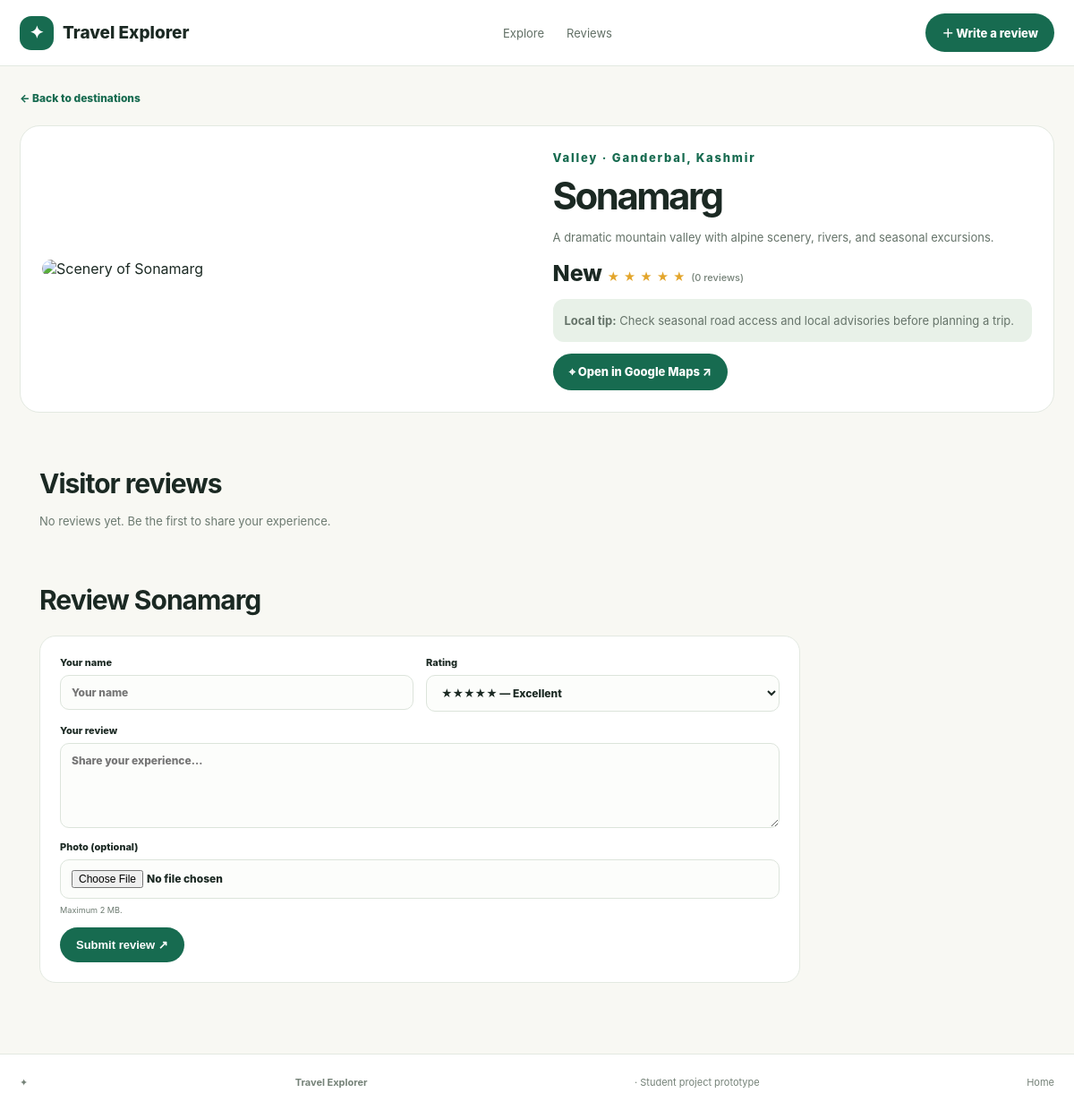
The page /destination/sonamarg on the database as committed earlier.
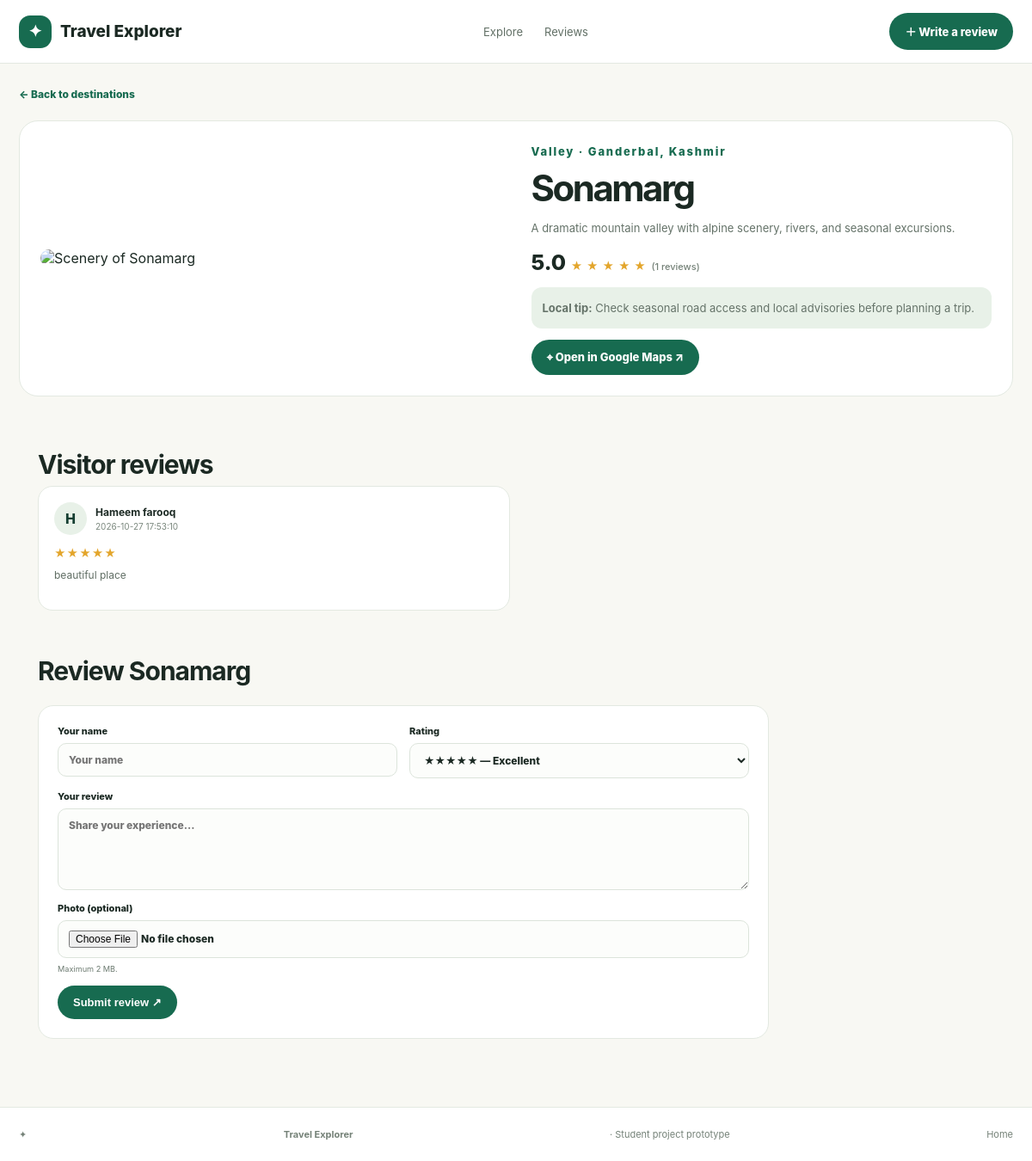
The same page on the database as committed later.
### tables this page shows
CREATE TABLE reviews (
            id INTEGER PRIMARY KEY AUTOINCREMENT,
            destination_id INTEGER NOT NULL,
            name TEXT NOT NULL,
            rating INTEGER NOT NULL CHECK(rating BETWEEN 1 AND 5),
            comment TEXT NOT NULL,
            photo_filename TEXT,
            created_at TEXT NOT NULL DEFAULT CURRENT_TIMESTAMP
        );

### app.py (the view)
@app.route('/destination/<slug>')
def destination_detail(slug):
    destination = next((d for d in DESTINATIONS if d['slug'] == slug), None)
    if not destination:
        return render_template('404.html'), 404
    conn = connect_db()
    reviews = conn.execute('SELECT * FROM reviews WHERE destination_id=? ORDER BY id DESC', (destination['id'],)).fetchall()
    stats = conn.execute('SELECT COUNT(*) AS total, AVG(rating) AS avg_rating FROM reviews WHERE destination_id=?', (destination['id'],)).fetchone()
    conn.close()
    destination = dict(destination)
    destination['review_count'] = stats['total']
    destination['rating'] = round(stats['avg_rating'], 1) if stats['avg_rating'] is not None else 0
    return render_template('destination.html', destination=destination, reviews=reviews)

### app.py (called while the page is built)
def connect_db():
    conn = sqlite3.connect(DB_PATH)
    conn.row_factory = sqlite3.Row
    return conn

### templates/destination.html
<!doctype html><html lang="en"><head><meta charset="utf-8"><meta name="viewport" content="width=device-width, initial-scale=1"><title>{{ destination.name }} — Travel Explorer</title><link rel="stylesheet" href="{{ url_for('static', filename='style.css') }}"></head><body><header class="nav"><a class="brand" href="{{ url_for('home') }}"><span class="logo">✦</span> Travel Explorer</a><nav><a href="{{ url_for('home') }}#destinations">Explore</a><a href="{{ url_for('home') }}#reviews">Reviews</a></nav><a class="button primary" href="{{ url_for('home') }}#write-review">＋ Write a review</a></header><main class="detail-page"><a class="back" href="{{ url_for('home') }}">← Back to destinations</a><div class="detail-hero"><img src="{{ destination.image_url or url_for('static', filename='images/' + destination.image) }}" alt="Scenery of {{ destination.name }}"><div><p class="eyebrow green">{{ destination.category }} · {{ destination.location }}</p><h1>{{ destination.name }}</h1><p>{{ destination.description }}</p><div class="big-rating">{{ '%.1f'|format(destination.rating) if destination.rating else 'New' }} <span class="stars">★ ★ ★ ★ ★</span> <small>({{ destination.review_count }} reviews)</small></div><p class="tip"><strong>Local tip:</strong> {{ destination.tip }}</p><a class="button primary" target="_blank" rel="noopener" href="https://www.google.com/maps/search/?api=1&query={{ destination.lat }},{{ destination.lng }}">⌖ Open in Google Maps ↗</a></div></div>{% with messages = get_flashed_messages(with_categories=true) %}{% if messages %}<div class="flash-wrap">{% for category, message in messages %}<div class="flash {{ category }}">{{ message }}</div>{% endfor %}</div>{% endif %}{% endwith %}<section class="section"><h2>Visitor reviews</h2><div class="detail-reviews">{% for r in reviews %}<article class="review"><div class="person"><span class="avatar">{{ r.name[0]|upper }}</span><div><strong>{{ r.name }}</strong><small>{{ r.created_at }}</small></div></div><div class="stars">{{ '★' * r.rating }}{{ '☆' * (5-r.rating) }}</div><p>{{ r.comment }}</p>{% if r.photo_filename %}<img class="review-photo" src="{{ url_for('static', filename='uploads/' + r.photo_filename) }}" alt="Photo shared in review">{% endif %}</article>{% else %}<p class="muted">No reviews yet. Be the first to share your experience.</p>{% endfor %}</div></section><section class="section write"><h2>Review {{ destination.name }}</h2><form class="review-form" action="{{ url_for('add_review') }}" method="post" enctype="multipart/form-data"><input type="hidden" name="destination_id" value="{{ destination.id }}"><label>Your name<input name="name" maxlength="45" required placeholder="Your name"></label><label>Rating<select name="rating" required><option value="5">★★★★★ — Excellent</option><option value="4">★★★★☆ — Very good</option><option value="3">★★★☆☆ — Good</option><option value="2">★★☆☆☆ — Fair</option><option value="1">★☆☆☆☆ — Poor</option></select></label><label class="full">Your review<textarea name="comment" minlength="8" maxlength="1000" required placeholder="Share your experience…"></textarea></label><label class="full">Photo (optional)<input type="file" name="photo" accept="image/png,image/jpeg,image/webp,image/gif"><small>Maximum 2 MB.</small></label><button class="button primary" type="submit">Submit review ↗</button></form></section></main><footer>✦ <strong>Travel Explorer</strong> · Student project prototype <span><a href="{{ url_for('home') }}">Home</a></span></footer></body></html>

Rows that differ between the two databases and show on the page:
added reviews: name "H", name "Hameem farooq", created_at "2026-10-27 17:53:10", rating "★★★★★", comment "beautiful place"
Other text that changed with them:
{{ '%.1f'|format(destination.rating) if destination.rating else 'New' }}: "New" → "5.0"
{{ destination.review_count }}: "0" → "1"
text no longer shown: "No reviews yet. Be the first to share your experience."
